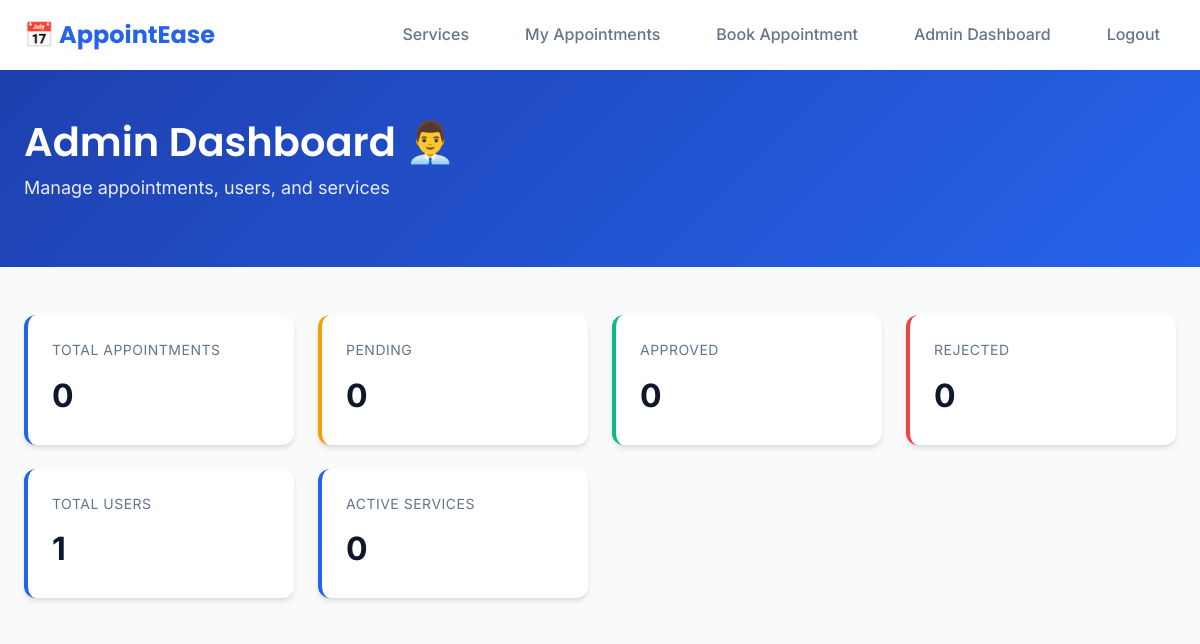
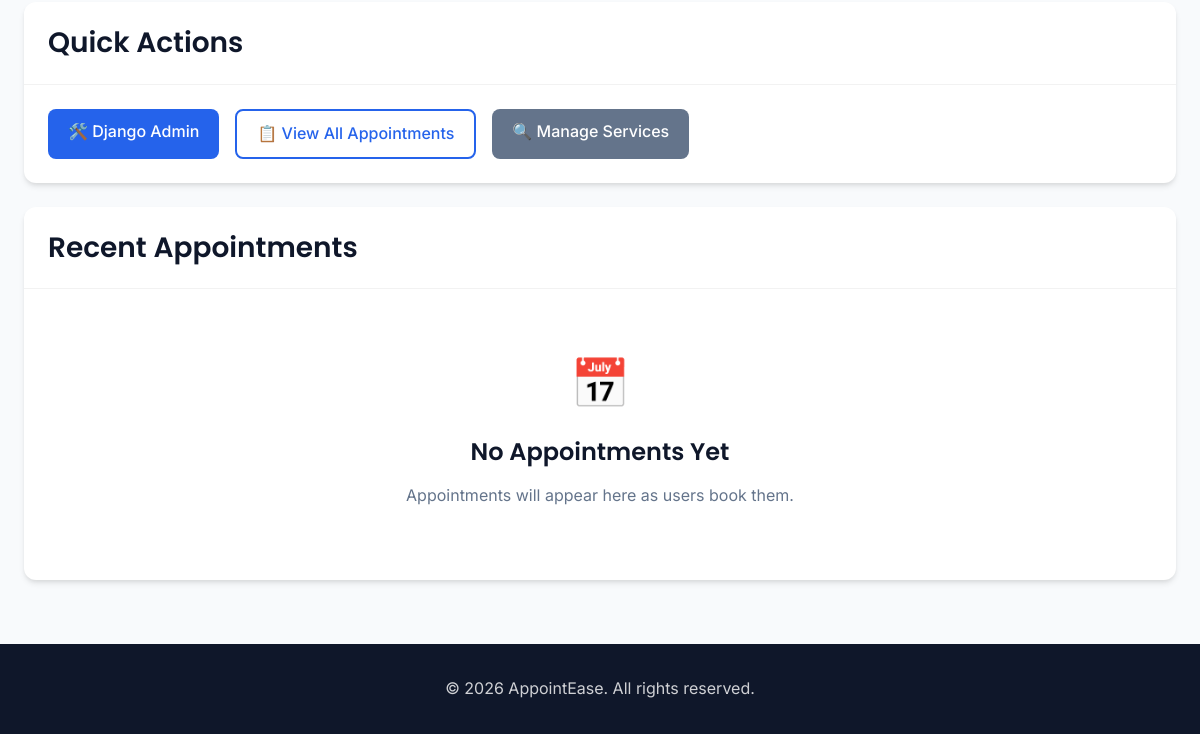
The page /accounts/admin-dashboard/ (signed in) on the database as committed earlier (2 pictures, top to bottom).
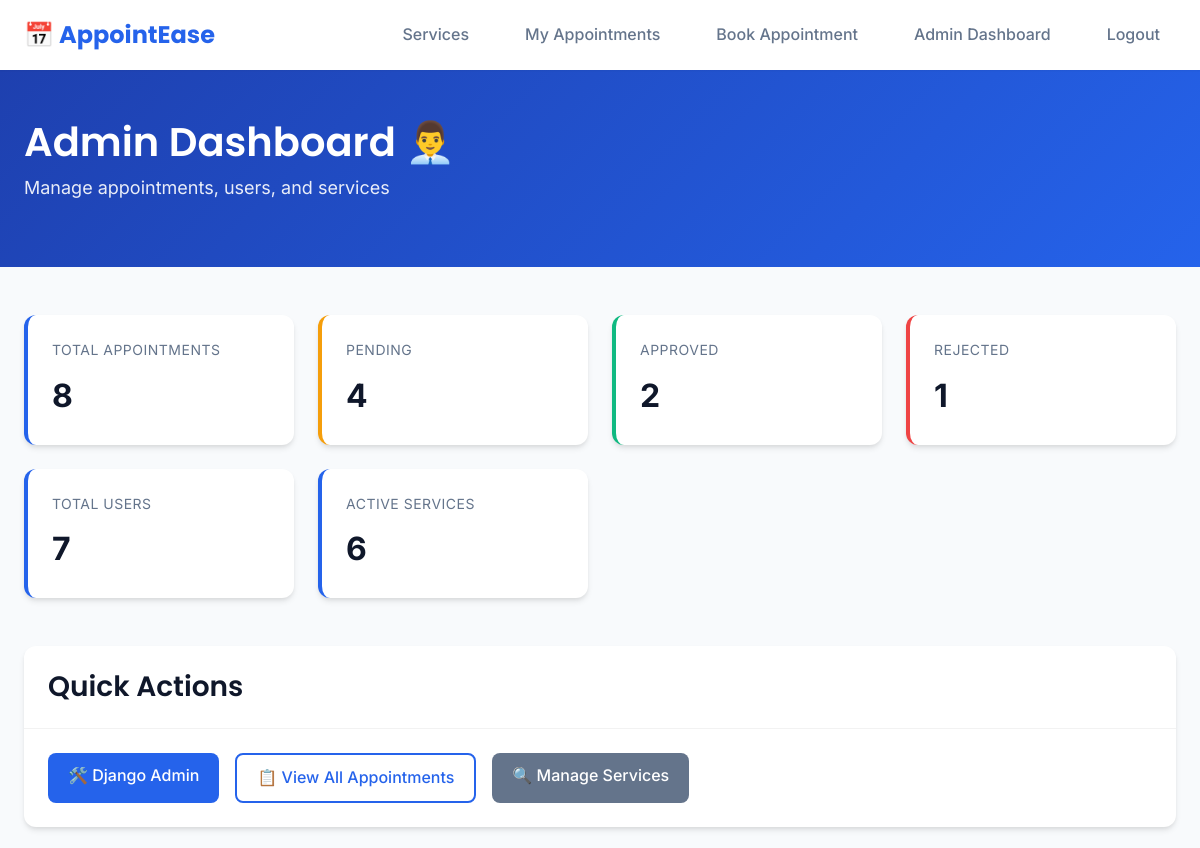
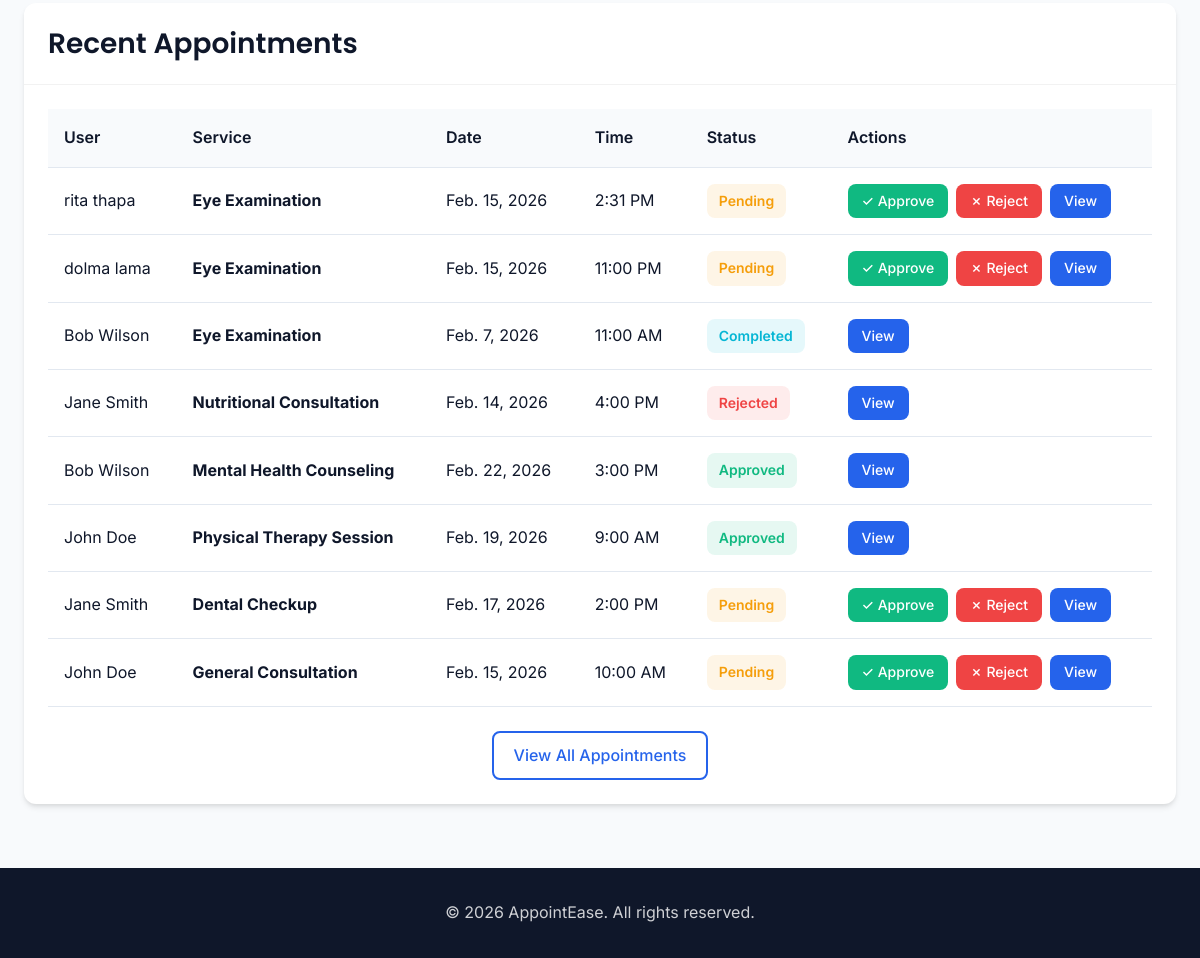
The same page on the database as committed later (2 pictures, top to bottom).
### apps/appointments/models.py (models this page shows, shortened)
class Appointment(models.Model):
    STATUS_CHOICES = (
        ('pending', 'Pending'),
        ('approved', 'Approved'),
        ('rejected', 'Rejected'),
        ('cancelled', 'Cancelled'),
        ('completed', 'Completed'),
    )
    user = models.ForeignKey(
        settings.AUTH_USER_MODEL,
        on_delete=models.CASCADE,
        related_name='appointments',
        help_text='User who booked the appointment'
    )
    service = models.ForeignKey(
        Service,
        on_delete=models.CASCADE,
        related_name='appointments',
        help_text='Service for this appointment'
    )
    appointment_date = models.DateField(help_text='Date of the appointment')
    appointment_time = models.TimeField(help_text='Time of the appointment')
    status = models.CharField(
        max_length=20,
        choices=STATUS_CHOICES,
        default='pending',
        help_text='Current status of the appointment'
    )
    notes = models.TextField(
        blank=True,
        help_text='Additional notes or requirements'
    )
    admin_notes = models.TextField(
        blank=True,
        help_text='Notes from admin (visible to user)'
    )
    created_at = models.DateTimeField(auto_now_add=True)
    updated_at = models.DateTimeField(auto_now=True)
    class Meta:
        ordering = ['-appointment_date', '-appointment_time']
        verbose_name = 'Appointment'
        verbose_name_plural = 'Appointments'

### apps/accounts/models.py (models this page shows, shortened)
class User(AbstractUser):
    ROLE_CHOICES = (
        ('user', 'User'),
        ('admin', 'Admin'),
    )
    role = models.CharField(
        max_length=10,
        choices=ROLE_CHOICES,
        default='user',
        help_text='User role for access control'
    )
    phone = models.CharField(
        max_length=15,
        blank=True,
        null=True,
        help_text='Contact phone number'
    )
    profile_picture = models.ImageField(
        upload_to='profiles/',
        blank=True,
        null=True,
        help_text='User profile picture'
    )
    created_at = models.DateTimeField(auto_now_add=True)
    updated_at = models.DateTimeField(auto_now=True)
    class Meta:
        ordering = ['-created_at']
        verbose_name = 'User'
        verbose_name_plural = 'Users'
    @property
    def is_admin_user(self):
        return self.role == 'admin' or self.is_staff or self.is_superuser

### apps/services/models.py (models this page shows, shortened)
class Service(models.Model):
    name = models.CharField(max_length=200, help_text='Name of the service')
    description = models.TextField(help_text='Detailed description of the service')
    duration_minutes = models.PositiveIntegerField(
        default=30,
        help_text='Duration of the service in minutes'
    )
    price = models.DecimalField(
        max_digits=10,
        decimal_places=2,
        validators=[MinValueValidator(Decimal('0.01'))],
        help_text='Price of the service'
    )
    image = models.ImageField(
        upload_to='services/',
        blank=True,
        null=True,
        help_text='Service image'
    )
    is_active = models.BooleanField(
        default=True,
        help_text='Whether this service is currently available'
    )
    created_at = models.DateTimeField(auto_now_add=True)
    updated_at = models.DateTimeField(auto_now=True)
    class Meta:
        ordering = ['name']
        verbose_name = 'Service'
        verbose_name_plural = 'Services'

### apps/accounts/views.py (the view)
# urls.py: path('admin-dashboard/', views.admin_dashboard, name='admin_dashboard'),
@login_required
def admin_dashboard(request):
    if not request.user.is_admin_user:
        messages.error(request, 'You do not have permission to access the admin dashboard.')
        return redirect('user_dashboard')
    from apps.appointments.models import Appointment
    appointments = Appointment.objects.all().order_by('-created_at')
    total_appointments = appointments.count()
    pending_appointments = appointments.filter(status='pending').count()
    approved_appointments = appointments.filter(status='approved').count()
    rejected_appointments = appointments.filter(status='rejected').count()
    total_users = User.objects.filter(role='user').count()
    from apps.services.models import Service
    total_services = Service.objects.filter(is_active=True).count()
    context = {
        'appointments': appointments[:10],  # Latest 10 appointments
        'total_appointments': total_appointments,
        'pending_appointments': pending_appointments,
        'approved_appointments': approved_appointments,
        'rejected_appointments': rejected_appointments,
        'total_users': total_users,
        'total_services': total_services,
    }
    return render(request, 'dashboard/admin_dashboard.html', context)

### templates/dashboard/admin_dashboard.html (shortened to what this page needs)
{% extends 'base.html' %}
{% block content %}
<div class="dashboard-header">
    <div class="container">
        <h1 class="dashboard-title">Admin Dashboard 👨‍💼</h1>
        <p class="dashboard-subtitle">Manage appointments, users, and services</p>
    </div>
</div>
<div class="container" style="margin-bottom: 3rem;">
    <div class="stats-grid">
        <div class="stat-card">
            <div class="stat-label">Total Appointments</div>
            <div class="stat-value">{{ total_appointments }}</div>
        </div>
        <div class="stat-card pending">
            <div class="stat-label">Pending</div>
            <div class="stat-value">{{ pending_appointments }}</div>
        </div>
        <div class="stat-card approved">
            <div class="stat-label">Approved</div>
            <div class="stat-value">{{ approved_appointments }}</div>
        </div>
        <div class="stat-card rejected">
            <div class="stat-label">Rejected</div>
            <div class="stat-value">{{ rejected_appointments }}</div>
        </div>
        <div class="stat-card">
            <div class="stat-label">Total Users</div>
            <div class="stat-value">{{ total_users }}</div>
        </div>
        <div class="stat-card">
            <div class="stat-label">Active Services</div>
            <div class="stat-value">{{ total_services }}</div>
        </div>
    </div>
    <div class="card mb-2">
        <div class="card-header">
            <h3 style="margin: 0;">Quick Actions</h3>
        </div>
        <div class="card-body">
            <div style="display: flex; gap: 1rem; flex-wrap: wrap;">
                <a href="/admin/" class="btn btn-primary">🛠️ Django Admin</a>
                <a href="{% url 'appointment_list' %}" class="btn btn-outline">📋 View All Appointments</a>
                <a href="{% url 'service_list' %}" class="btn btn-secondary">🔍 Manage Services</a>
            </div>
        </div>
    </div>
    <div class="card">
        <div class="card-header">
            <h3 style="margin: 0;">Recent Appointments</h3>
        </div>
        <div class="card-body">
            {% if appointments %}
                <div style="overflow-x: auto;">
                    <table class="table">
                        <thead>
                            <tr>
                                <th>User</th>
                                <th>Service</th>
                                <th>Date</th>
                                <th>Time</th>
                                <th>Status</th>
                                <th>Actions</th>
                            </tr>
                        </thead>
                        <tbody>
                            {% for appointment in appointments %}
                                <tr>
                                    <td>{{ appointment.user.first_name }} {{ appointment.user.last_name }}</td>
                                    <td><strong>{{ appointment.service.name }}</strong></td>
                                    <td>{{ appointment.appointment_date }}</td>
                                    <td>{{ appointment.appointment_time|time:"g:i A" }}</td>
                                    <td>
                                        <span class="badge badge-{{ appointment.status }}">
                                            {{ appointment.get_status_display }}
                                        </span>
                                    </td>
                                    <td>
                                        <div style="display: flex; gap: 0.5rem;">
                                            {% if appointment.status == 'pending' %}
                                                <a href="{% url 'appointment_approve' appointment.pk %}"
                                                   class="btn btn-sm btn-success">✓ Approve</a>
                                                <a href="{% url 'appointment_reject' appointment.pk %}"
                                                   class="btn btn-sm btn-danger">✗ Reject</a>
                                            {% endif %}
                                            <a href="{% url 'appointment_detail' appointment.pk %}"
                                               class="btn btn-sm btn-primary">View</a>
                                        </div>
                                    </td>
                                </tr>
                            {% endfor %}
                        </tbody>
                    </table>
                </div>
                <div class="text-center mt-2">
                    <a href="{% url 'appointment_list' %}" class="btn btn-outline">View All Appointments</a>
                </div>
            {% else %}
                <div class="text-center" style="padding: 2rem;">
                    <div style="font-size: 3rem; margin-bottom: 1rem;">📅</div>
                    <h4>No Appointments Yet</h4>
                    <p style="color: #64748b;">Appointments will appear here as users book them.</p>
                </div>
            {% endif %}
        </div>
    </div>
</div>
{% endblock %}

### templates/base.html (shortened to what this page needs)
<!DOCTYPE html>
<html lang="en">
<head>
    {% load static %}
    <link rel="stylesheet" href="{% static 'css/style.css' %}">
</head>
<body>
    <nav class="navbar">
        <div class="container">
            <div class="navbar-content">
                <a href="{% url 'home' %}" class="navbar-brand">
                    📅 AppointEase
                </a>
                <ul class="navbar-nav">
                    {% if user.is_authenticated %}
                        <li><a href="{% url 'service_list' %}" class="nav-link">Services</a></li>
                        <li><a href="{% url 'appointment_list' %}" class="nav-link">My Appointments</a></li>
                        <li><a href="{% url 'appointment_create' %}" class="nav-link">Book Appointment</a></li>
                        {% if user.is_admin_user %}
                            <li><a href="{% url 'admin_dashboard' %}" class="nav-link">Admin Dashboard</a></li>
                        {% else %}
                            <li><a href="{% url 'user_dashboard' %}" class="nav-link">Dashboard</a></li>
                        {% endif %}
                        <li><a href="{% url 'logout' %}" class="nav-link">Logout</a></li>
                    {% else %}
                        <li><a href="{% url 'service_list' %}" class="nav-link">Services</a></li>
                        <li><a href="{% url 'login' %}" class="nav-link">Login</a></li>
                        <li><a href="{% url 'register' %}" class="btn btn-primary btn-sm">Get Started</a></li>
                    {% endif %}
                </ul>
            </div>
        </div>
    </nav>
    <main>
        {% block content %}{% endblock %}
    </main>
    <footer style="background: #0f172a; color: white; padding: 2rem 0; margin-top: 4rem;">
        <div class="container text-center">
            <p style="margin: 0; color: rgba(255,255,255,0.8);">
                &copy; 2026 AppointEase. All rights reserved.
            </p>
        </div>
    </footer>
</body>
</html>

Rows that differ between the two databases and show on the page:
added Appointment: user.first_name "rita", user.last_name "thapa", service.name "Eye Examination", appointment_date "Feb. 15, 2026", appointment_time "2:31 PM", status "Pending", shows "✓ Approve"
added Appointment: user.first_name "dolma", user.last_name "lama", service.name "Eye Examination", appointment_date "Feb. 15, 2026", appointment_time "11:00 PM", status "Pending", shows "✓ Approve"
added Appointment: user.first_name "Bob", user.last_name "Wilson", service.name "Eye Examination", appointment_date "Feb. 7, 2026", appointment_time "11:00 AM", status "Completed"
added Appointment: user.first_name "Jane", user.last_name "Smith", service.name "Nutritional Consultation", appointment_date "Feb. 14, 2026", appointment_time "4:00 PM", status "Rejected"
added Appointment: user.first_name "Bob", user.last_name "Wilson", service.name "Mental Health Counseling", appointment_date "Feb. 22, 2026", appointment_time "3:00 PM", status "Approved"
added Appointment: user.first_name "John", user.last_name "Doe", service.name "Physical Therapy Session", appointment_date "Feb. 19, 2026", appointment_time "9:00 AM", status "Approved"
added Appointment: user.first_name "Jane", user.last_name "Smith", service.name "Dental Checkup", appointment_date "Feb. 17, 2026", appointment_time "2:00 PM", status "Pending", shows "✓ Approve"
added Appointment: user.first_name "John", user.last_name "Doe", service.name "General Consultation", appointment_date "Feb. 15, 2026", appointment_time "10:00 AM", status "Pending", shows "✓ Approve"
Other text that changed with them:
{{ total_appointments }}: "0" → "8"
{{ pending_appointments }}: "0" → "4"
{{ approved_appointments }}: "0" → "2"
{{ rejected_appointments }}: "0" → "1"
{{ total_users }}: "1" → "7"
{{ total_services }}: "0" → "6"
text no longer shown: "📅 No Appointments Yet Appointments will appear here as users book them."
text now shown: "User Service Date Time Status Actions View All Appointments"
